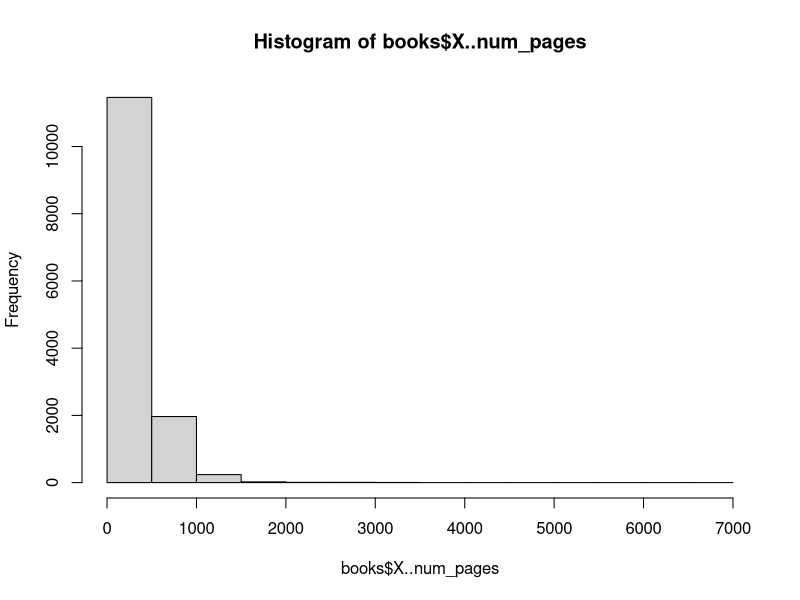
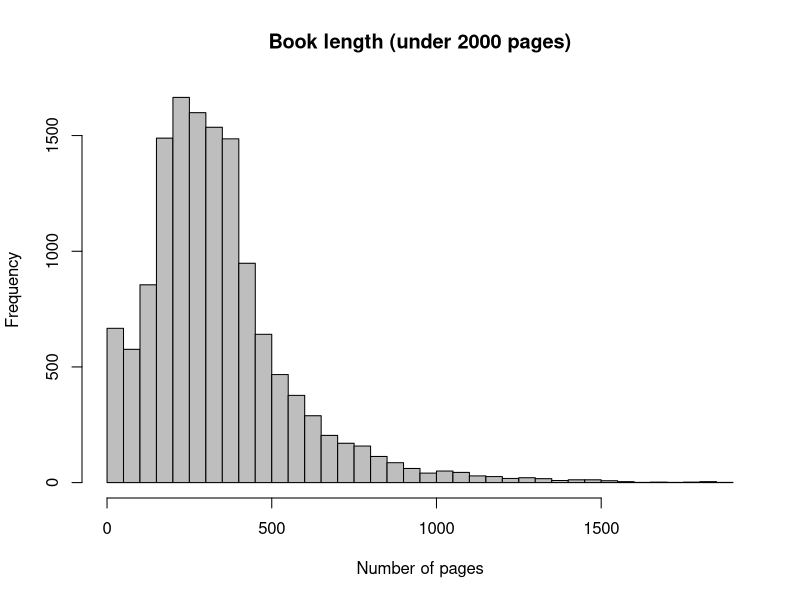
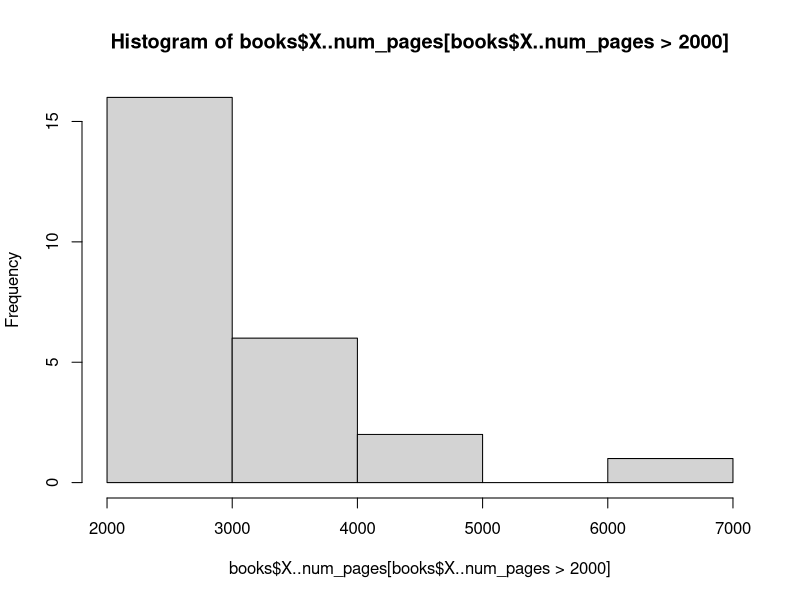

Write R code to recreate these figures, in order.
## ---- chunk 1
books <-  read.csv("goodreads.csv", as.is=TRUE)
books
## ---- chunk 2
tab <- table(books$language_code)
tab
## ---- chunk 3
tab <- tab[order(tab, decreasing = TRUE)]
tab
## ---- chunk 4
counts <- as.numeric(tab)
counts
#class(counts)
## ---- chunk 5
languages <- names(tab)[order(tab,decreasing = FALSE)]
class(languages)
## ---- chunk 6
#books$language_code <- ifelse(books$language_code == "en-GB" | books$language_code == "en-CA" | books$language_code == "en-US", "eng", books$language_code)

books$language_code <- ifelse(grepl("en-", books$language_code), "eng", books$language_code)
books
## ---- chunk 7
table(books$X..num_pages)
## ---- chunk 8
hist(books$X..num_pages)
## ---- chunk 9
?hist
hist(books$X..num_pages[books$X..num_pages < 2000], breaks = 50, xlab = "Number of pages", main = "Book length (under 2000 pages)", col = "gray")
## ---- chunk 10
quantile(books$X..num_pages)
## ---- chunk 11
hist(books$X..num_pages[books$X..num_pages > 2000])
